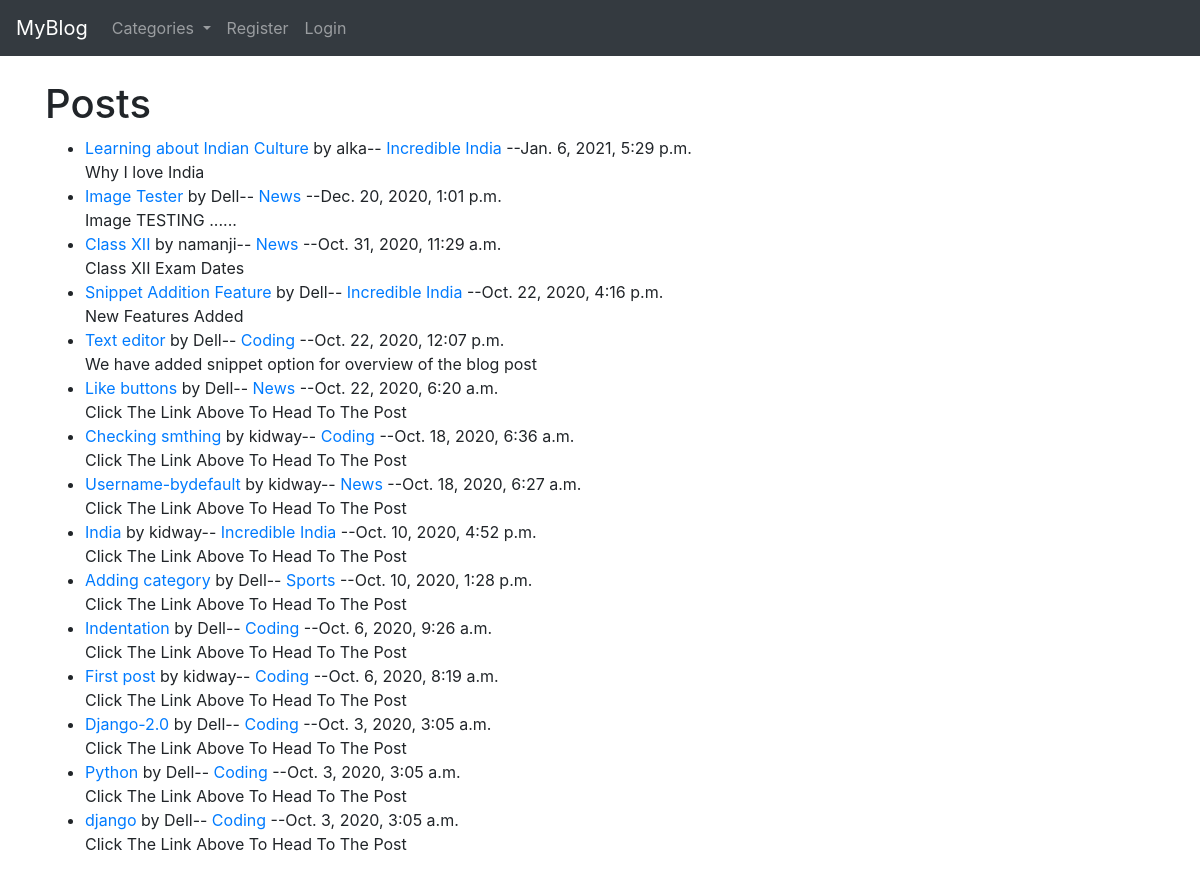
The page / on the database its author committed.
### blog/models.py (models this page shows, shortened)
class Post(models.Model):
    title=models.CharField(max_length=200)
    header_image=models.ImageField(null=True ,blank=True,upload_to="images/")
    author=models.ForeignKey(User,on_delete=models.CASCADE)
    body=RichTextField(null=True,blank=True)
    created_at=models.DateTimeField(auto_now_add=True)
    category=models.CharField(max_length=100,default='coding')
    snippet=models.CharField(max_length=255,default='Click The Link Above To Head To The Post')
    like=models.ManyToManyField(User,related_name='blog_posts')

### blog/views.py (the view)
# urls.py: path('',views.Home.as_view(),name="home"),
class Home(ListView):
    model=models.Post
    context_object_name='post'
    template_name='home.html'
    ordering=['-created_at','-id']
    def get_context_data(self,*args,**kwargs):
        cat_menu=models.Category.objects.all()
        new_context=super(Home,self).get_context_data(*args,**kwargs)
        new_context['cat_menu']=cat_menu
        return new_context

### blog/models.py (called while the page is built)
    def __str__(self):
        return self.name

### templates/home.html (shortened to what this page needs)
{% extends 'base.html' %}
{% block content %}
    <h1>Posts</h1>
    <ul>
        {% for posts in post %}
            <li><a href="{%url 'article' posts.pk %}">{{posts.title}}</a> by {{posts.author}}--
                <a href="{% url 'category' posts.category|slugify %}">
                    {{posts.category}}
                </a>
                --{{posts.created_at}}
            </li>
            {{posts.snippet|safe}}
        {% endfor %}
    </ul>
{% endblock %}

### rows shown on the page
Post: title "Learning about Indian Culture", author "alka", category "Incredible India", created_at "Jan. 6, 2021, 5:29 p.m.", snippet "Why I love India"
Post: title "Image Tester", author "Dell", category "News", created_at "Dec. 20, 2020, 1:01 p.m.", snippet "Image TESTING ......"
Post: title "Class XII", author "namanji", category "News", created_at "Oct. 31, 2020, 11:29 a.m.", snippet "Class XII Exam Dates"
Post: title "Snippet Addition Feature", author "Dell", category "Incredible India", created_at "Oct. 22, 2020, 4:16 p.m.", snippet "New Features Added"
Post: title "Text editor", author "Dell", category "Coding", created_at "Oct. 22, 2020, 12:07 p.m.", snippet "We have added snippet option for overview of the blog post"
Post: title "Like buttons", author "Dell", category "News", created_at "Oct. 22, 2020, 6:20 a.m.", snippet "Click The Link Above To Head To The Post"
Post: title "Checking smthing", author "kidway", category "Coding", created_at "Oct. 18, 2020, 6:36 a.m.", snippet "Click The Link Above To Head To The Post"
Post: title "Username-bydefault", author "kidway", category "News", created_at "Oct. 18, 2020, 6:27 a.m.", snippet "Click The Link Above To Head To The Post"
Post: title "India", author "kidway", category "Incredible India", created_at "Oct. 10, 2020, 4:52 p.m.", snippet "Click The Link Above To Head To The Post"
Post: title "Adding category", author "Dell", category "Sports", created_at "Oct. 10, 2020, 1:28 p.m.", snippet "Click The Link Above To Head To The Post"
Post: title "Indentation", author "Dell", category "Coding", created_at "Oct. 6, 2020, 9:26 a.m.", snippet "Click The Link Above To Head To The Post"
Post: title "First post", author "kidway", category "Coding", created_at "Oct. 6, 2020, 8:19 a.m.", snippet "Click The Link Above To Head To The Post"
Post: title "Django-2.0", author "Dell", category "Coding", created_at "Oct. 3, 2020, 3:05 a.m.", snippet "Click The Link Above To Head To The Post"
Post: title "Python", author "Dell", category "Coding", created_at "Oct. 3, 2020, 3:05 a.m.", snippet "Click The Link Above To Head To The Post"
Post: title "django", author "Dell", category "Coding", created_at "Oct. 3, 2020, 3:05 a.m.", snippet "Click The Link Above To Head To The Post"
